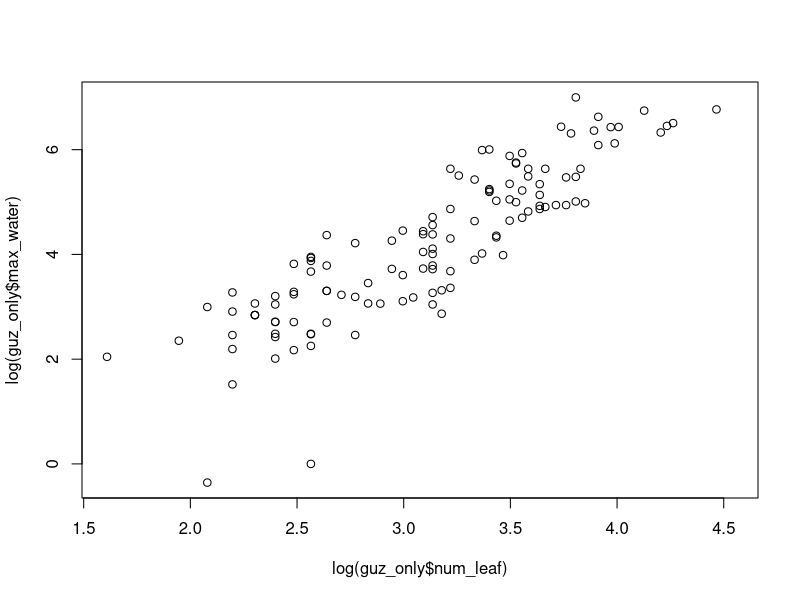
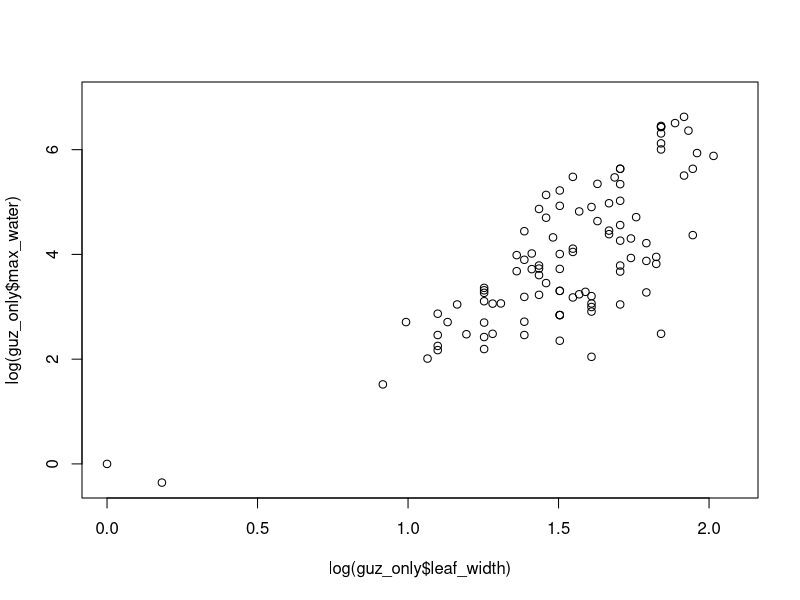

Here is the R script that generated these plots, in order: (Note: this script raises an error after producing the figures.)
# read the dataset
#setwd("~/Dropbox/CommunityAnalysis/CESAB trait working group/cesabfunctionalwebsdata")
require(dplyr)
require(readr)
require(tidyr)

# bromeliads --------------------------------------------------------------
broms <- read_csv("data-raw/01_broms.csv")
summ_broms<-read_csv("data-raw/02_broms.csv")
glimpse(summ_broms)

maxvol=broms %>%select(bromeliad_id,visit_id,diameter,num_leaf) 
View(maxvol)
####French Guiana  equation of Regis
#FrenchGuianaAechmea2007, Aechmea mertensii exp(0.611+1.09*log(fg$diameter))
frenchGuiana<- function(a){exp(0.611+1.09*log(a))}
summ_broms%>%
  mutate(max_water= ifelse(visit_id == 286, frenchGuiana(diameter), max_water))%>%filter(visit_id==286)%>%View


#FrenchGuianaAechmea2008,PetitSaut, Aechmea mertensii a=diameter, b= num_leaf exp(4.838+5.5888*log(fg$diameter)-1.1649*(log(fg$diameter))^2+5.7181*log(fg$num_leaf)-1.7982*(log(fg$num_leaf)^2))
fg=filter(maxvol,visit_id=="301")

Vmax= exp(0.0292 +0.339*log(fg$diameter) + 1.3563*log(fg$num_leaf))
Vmax

frenchGuiana<- function(a,b){exp(0.0292 +0.339*log(a) + 1.3563*log(b))}
summ_broms%>%
  mutate(max_water= ifelse(visit_id == 301, frenchGuiana(diameter,num_leaf), max_water))%>%filter(visit_id==301)%>%View


#FrenchGuianaAechmea2008,Kaw, Aechmea mertensii
fg=filter(maxvol,visit_id=="296")

Vmax= exp(0.0292 +0.339*log(fg$diameter) + 1.3563*log(fg$num_leaf))
Vmax

frenchGuiana<- function(a,b){exp(0.0292 +0.339*log(a) + 1.3563*log(b))}
summ_broms%>%
  mutate(max_water= ifelse(visit_id == 296, frenchGuiana(diameter,num_leaf), max_water))%>%filter(visit_id==296)%>%View

#Sitio 336, Aechmea aquilega 
fg1=filter(maxvol,visit_id=="336")
Vmax= exp(-0.4368 +0.735*log(fg1$diameter)+ 1.4260*log(fg1$num_leaf))
 
frenchGuiana<- function(a,b){exp(-0.4368 +0.735*log(a)+ 1.4260*log(b))}
summ_broms%>%
  mutate(max_water= ifelse(visit_id == 336, frenchGuiana(diameter,num_leaf), max_water))%>%filter(visit_id==336)%>%View

#FrenchGuianaVriesea2007, Vriesea splendens No information of diameter and number of leaf

# how many species names are there for bromeliads
unique(summ_broms$species)

guz_only = filter(summ_broms, grepl("^Gu|^G\\.", species))
unique(guz_only$species)
glimpse(guz_only)
View(guz_only)
write_csv(guz_only,"guzmania.csv")

# We can use this equation for Honduras and Colombia2000 and 2001
plot(log(guz_only$num_leaf),log(guz_only$max_water))
summary(lm(log(max_water)~log(num_leaf) + log(actual_water +1),data=guz_only ))

honduras=filter(summ_broms,visit_id=="106"|visit_id=="111")
Vol.max= exp(0.78960 + 0.68576*log(honduras$num_leaf) + 0.44664*log(honduras$actual_water +1))
Col=filter(summ_broms,visit_id=="96"|visit_id=="91")
Vol.max= exp(0.78960 + 0.68576*log(Col$num_leaf) + 0.44664*log(Col$actual_water +1))

honduras<- function(a,b){exp(0.78960 + 0.68576*log(a) + 0.44664*log(b+1))}
summ_broms%>%
  mutate(max_water= ifelse(visit_id == 106|visit_id==111|visit_id==91|visit_id==96, honduras(num_leaf,actual_water), max_water))%>%filter(visit_id == 106|visit_id==111|visit_id==91|visit_id==96)%>%View


#We can use this equation for Colombia.Rioblanco 2012 (366)
summary(lm(log(max_water)~log(num_leaf),data=guz_only))

Col2012=filter(summ_broms,visit_id=="366")
Vol.max=exp(-2.3418 + 2.1025*log(Col2012$num_leaf))

honduras<- function(a){exp(-2.3418 + 2.1025*log(a))}
summ_broms%>%
  mutate(max_water= ifelse(visit_id == 366, honduras(num_leaf), max_water))%>%filter(visit_id==366)%>%View



# We can use this equation for Colombia. Rioblanco 2014(371)
plot(log(guz_only$leaf_width),log(guz_only$max_water))
summary(lm(log(max_water)~log(num_leaf) + log(leaf_width) ,data=guz_only))

Col2014=filter(summ_broms,visit_id=="371")
Vol.max= exp(-4.18214 + 1.55894*log(Col2014$num_leaf) + 2.25906*log(Col2014$leaf_width))











  
write_csv(, "data-raw/02_broms.csv")

